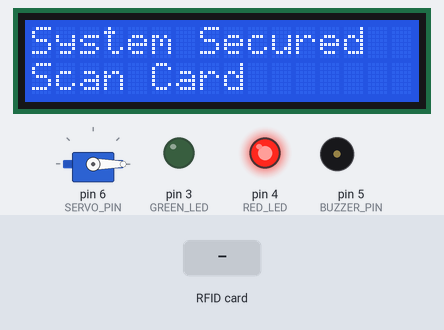
Recording of a sketch running on a simulated Arduino Uno, built with avr-gcc and run on an emulated ATmega328P. Shown: 16×2 character LCD, servo, output pins drawn as LEDs (lit = HIGH), buzzer (waves = sounding). Wiring (inferred from the names in the program): IR receiver: data pin 2. Inputs (shaded band) come from the test bench. Pins used as bus, display or sensor lines are not drawn; what the sketch prints to the serial monitor is not drawn.

Above: at 1.4 s.
1.5 s: RFID card 01 02 03 04 held to the reader
At 2.4 s:
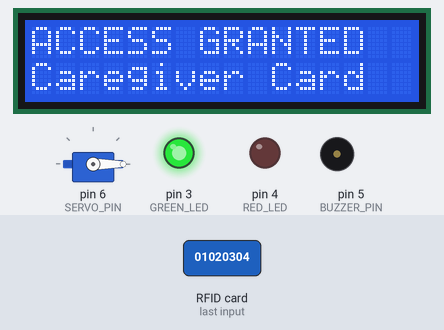
At 3.5 s:
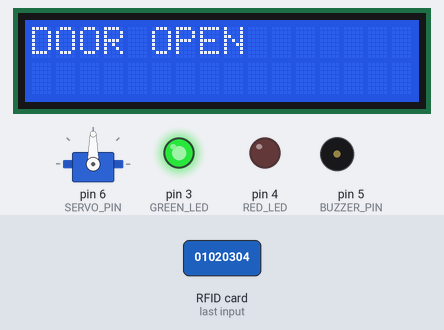
Timing chart, 0 to 9.2 s (numbered marks = the images above; inputs shaded):
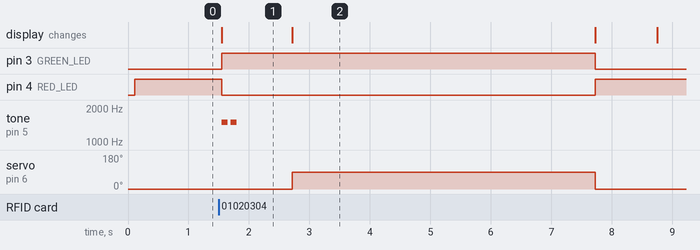

Measured:
- after the input at 1.5 s, pin 3 (GREEN_LED): LOW → HIGH after 0.05 s, → LOW 6.2 s later; pin 4 (RED_LED): HIGH → LOW after 0.05 s, → HIGH 6.2 s later
- what the display in image 1 shows lasts 1.1 s, from 1.6 s to 2.7 s

The sketch:

rfid_door_lock.ino
```cpp
#include <SPI.h>
#include <MFRC522.h>
#include <Wire.h>
#include <LiquidCrystal_I2C.h>
#include <Servo.h>

#define RST_PIN       9
#define SS_PIN        10
#define GREEN_LED     3
#define RED_LED       4
#define BUZZER_PIN    5
#define SERVO_PIN     6
#define RF_REMOTE_PIN 2

MFRC522 mfrc522(SS_PIN, RST_PIN);
Servo doorServo;
LiquidCrystal_I2C lcd(0x27, 16, 2);

// Master card token array - Updated to match your actual Wokwi card UID!
const byte AUTHORIZED_UID[] = {0x01, 0x02, 0x03, 0x04};

void setup() {
  Serial.begin(9600);
  SPI.begin();
  mfrc522.PCD_Init();
  Wire.begin();

  lcd.init();
  lcd.backlight();

  doorServo.attach(SERVO_PIN);
  doorServo.write(0); // Door initially locked secure

  pinMode(GREEN_LED, OUTPUT);
  pinMode(RED_LED, OUTPUT);
  pinMode(BUZZER_PIN, OUTPUT);
  pinMode(RF_REMOTE_PIN, INPUT_PULLUP);

  digitalWrite(RED_LED, HIGH);
  displaySecuredMessage();

  // --- Professional Serial Welcome Banner ---
  Serial.println("=========================================");
  Serial.println("Welcome to DLD Final Project");
  Serial.println("Security door lock system");
  Serial.println("System Ready...");
  Serial.println("=========================================");
}

void loop() {
  // =========================================
  // PATH A: PATIENT REMOTE BUTTON
  // =========================================
  if (digitalRead(RF_REMOTE_PIN) == LOW) {
    grantAccess("Remote Signal");
    delay(500);
    return;
  }

  // =========================================
  // PATH B: RFID MODULE CHECK
  // =========================================
  if (!mfrc522.PICC_IsNewCardPresent() || !mfrc522.PICC_ReadCardSerial()) {
    return;
  }

  // Show scanned UID in the terminal
  Serial.print("Scanned UID: ");
  for (byte i = 0; i < mfrc522.uid.size; i++) {
    Serial.print(mfrc522.uid.uidByte[i], HEX);
    Serial.print(" ");
  }
  Serial.println();

  // Validate card against Master Key
  bool match = true;
  for (byte i = 0; i < 4; i++) {
    if (mfrc522.uid.uidByte[i] != AUTHORIZED_UID[i]) {
      match = false;
    }
  }

  // Access Decision Logic
  if (match) {
    grantAccess("Caregiver Card");
  } else {
    denyAccess();
  }

  mfrc522.PICC_HaltA();
}

void grantAccess(String source) {
  Serial.println("[➔] Access GRANTED via " + source);

  lcd.clear();
  lcd.print("ACCESS GRANTED");
  lcd.setCursor(0, 1);
  lcd.print(source);

  digitalWrite(RED_LED, LOW);
  digitalWrite(GREEN_LED, HIGH);

  // High-Quality Double Confirmation Beep
  Serial.println(" [♪ BEEP ♪]");
  tone(BUZZER_PIN, 1500, 100); delay(150);
  Serial.println(" [♪ BEEP ♪]");
  tone(BUZZER_PIN, 1500, 100); delay(1000);

  // Unlatch Action
  lcd.clear();
  lcd.print("DOOR OPEN");
  doorServo.write(90);
  delay(5000); // Keep door open for bedridden person clearance time

  // Lock Relatch Action
  lcd.clear();
  lcd.print("DOOR LOCKED");
  doorServo.write(0);

  digitalWrite(GREEN_LED, LOW);
  digitalWrite(RED_LED, HIGH);
  delay(1000);

  displaySecuredMessage();
}

void denyAccess() {
  Serial.println("[🗙] Access DENIED! System Locked Until Manual Reset.");

  lcd.clear();
  lcd.print("ALARM TRIGGERED");
  lcd.setCursor(0, 1);
  lcd.print("System Locked");

  // Infinite loop holding the system in Alarm state
  // It will only exit if the Patient Remote/Reset button is pressed!
  while(digitalRead(RF_REMOTE_PIN) == HIGH) {
    // Alternate siren sound
    digitalWrite(RED_LED, HIGH);
    tone(BUZZER_PIN, 1200);
    delay(250);

    digitalWrite(RED_LED, LOW);
    tone(BUZZER_PIN, 800);
    delay(250);
  }

  // Once the button is physically pressed, it breaks the loop and resets
  noTone(BUZZER_PIN);
  digitalWrite(RED_LED, HIGH);
  Serial.println("[➔] Alarm Manually Reset via Button.");
  displaySecuredMessage();
  delay(1000); // Debounce delay
}
void displaySecuredMessage() {
  lcd.clear();
  lcd.print("System Secured");
  lcd.setCursor(0, 1);
  lcd.print("Scan Card");
}
```
